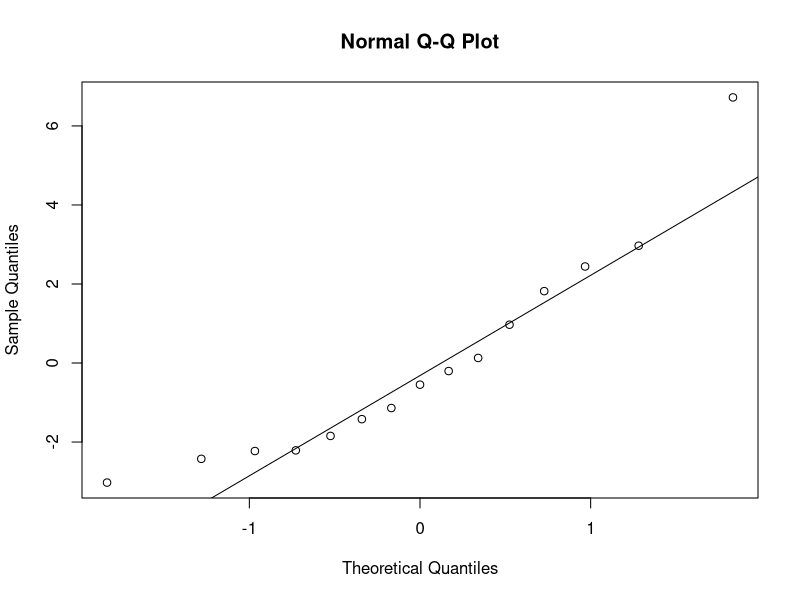
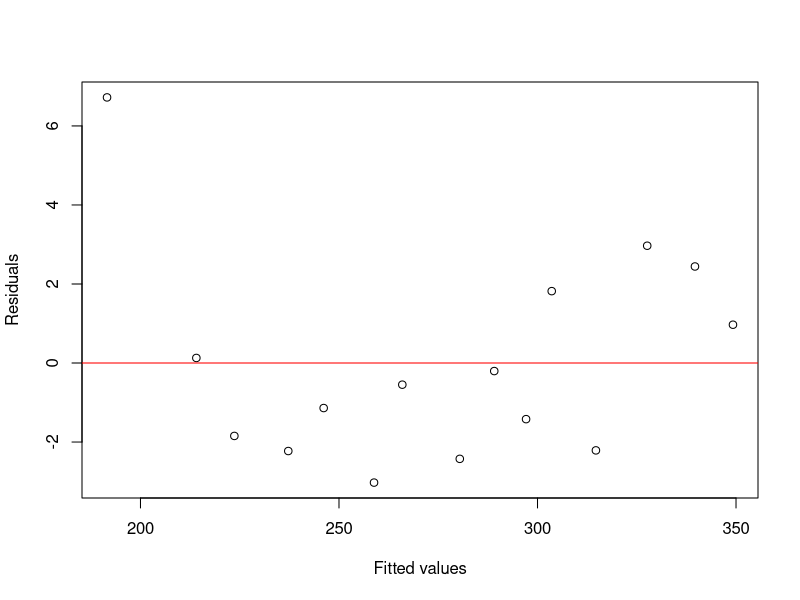

Reproduce these figures in R, in order.
## Question 1
## part a

# Inserting the data for question 1
price <- c(245.0, 312.5, 198.3, 278.0, 350.2, 221.8,
           295.7, 265.4, 330.6, 214.2, 288.9, 342.1,
           235.0, 305.4, 255.8)
housesize <- c(14.2, 17.8, 11.5, 16.0, 19.5, 13.1, 16.9,
               15.3, 18.4, 12.6, 16.5, 19.0, 13.8, 17.2, 14.9)
lotsize <- c(6.8, 8.2, 5.4, 7.5, 9.1, 6.2, 7.8, 7.1,
             8.6, 6.0, 7.6, 8.9, 6.5, 8.0, 7.0)

# Multiple linear regression eqn (fit)
fit <- lm(price ~ housesize + lotsize)
summary(fit)

## part d
# R^2 computed
summary(fit)$r.squared

## part e
# qq plot for residuals
qqnorm(residuals(fit))
qqline(residuals(fit))

# residuals vs.fitted values plot
plot(fitted(fit), residuals(fit),
     xlab = "Fitted values",
     ylab = "Residuals")
abline(h = 0, col = "red")
